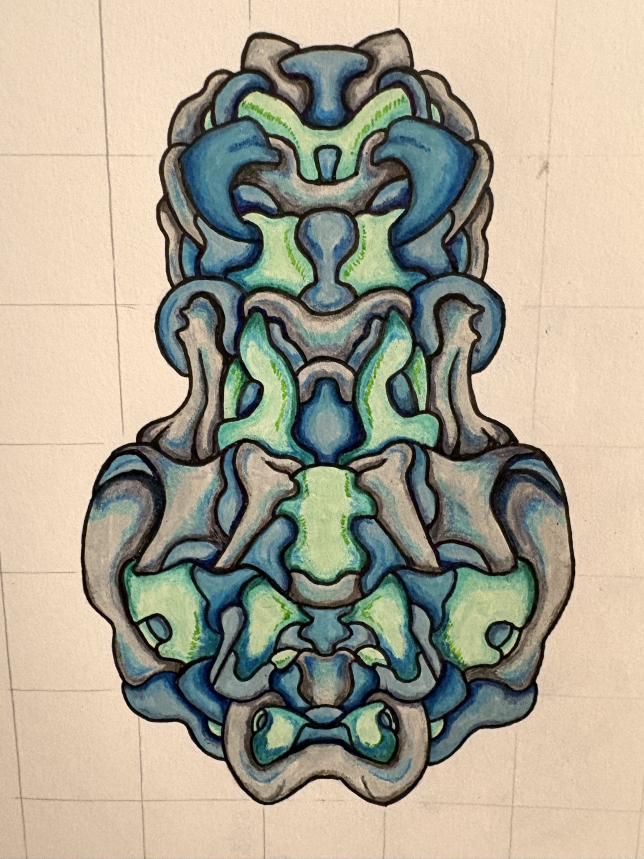
#> input picture samples/IMG_2295.jpeg, 1932 x 2576 px (shown at 1/3 size)
$ python -i tiles.py   (imports and definitions only)
#> lines starting #> are read from the running program, lines starting #| are printed output that depends on the picture
"""Tile helpers shared by the pipeline, the library and verify: cut a region out as RGBA, PNG encode/decode, hashing."""
from __future__ import annotations

import hashlib

import cv2
import numpy as np


def region_bbox(label_map: np.ndarray, region_id: int) -> tuple[int, int, int, int]:
    """(x, y, w, h) of one region in a label map. Raises ValueError if the region is empty."""
    ys, xs = np.nonzero(label_map == region_id)
    if ys.size == 0:
        raise ValueError(f"region {region_id} is empty")
    x0, x1 = int(xs.min()), int(xs.max()) + 1
    y0, y1 = int(ys.min()), int(ys.max()) + 1
    return x0, y0, x1 - x0, y1 - y0


def cut_tile(rgb: np.ndarray, label_map: np.ndarray, region_id: int,
             bbox: tuple[int, int, int, int] | None = None) -> tuple[np.ndarray, tuple[int, int, int, int]]:
    """Cut one region out of the working copy.

    Returns (rgba, bbox). rgba is HxWx4 uint8; alpha is binary (255 inside the region, 0 elsewhere),
    so re-compositing every tile of a level reproduces the working copy inside the figure mask exactly.
    """
    if bbox is None:
        bbox = region_bbox(label_map, region_id)
    x, y, w, h = bbox
    crop = rgb[y:y + h, x:x + w]
    alpha = (label_map[y:y + h, x:x + w] == region_id).astype(np.uint8) * 255
    rgba = np.dstack([crop, alpha])
    return np.ascontiguousarray(rgba), bbox


def encode_png(rgba: np.ndarray) -> bytes:
    """Lossless PNG bytes for an RGBA (or RGB) uint8 array."""
    if rgba.ndim == 3 and rgba.shape[2] == 4:
        bgra = cv2.cvtColor(rgba, cv2.COLOR_RGBA2BGRA)
    elif rgba.ndim == 3 and rgba.shape[2] == 3:
        bgra = cv2.cvtColor(rgba, cv2.COLOR_RGB2BGR)
    else:
        bgra = rgba
    ok, buf = cv2.imencode(".png", bgra, [cv2.IMWRITE_PNG_COMPRESSION, 6])
    if not ok:
        raise RuntimeError("PNG encode failed")
    return buf.tobytes()


def decode_png(data: bytes) -> np.ndarray:
    """RGBA uint8 array from PNG bytes (RGB input gets an opaque alpha)."""
    arr = cv2.imdecode(np.frombuffer(data, np.uint8), cv2.IMREAD_UNCHANGED)
    if arr is None:
        raise ValueError("not a decodable image")
    if arr.ndim == 2:
        arr = cv2.cvtColor(arr, cv2.COLOR_GRAY2BGRA)
    elif arr.shape[2] == 3:
        arr = cv2.cvtColor(arr, cv2.COLOR_BGR2BGRA)
    return cv2.cvtColor(arr, cv2.COLOR_BGRA2RGBA)


def sha256(data: bytes) -> str:
    return hashlib.sha256(data).hexdigest()

>>> import cv2
>>> picture = cv2.imread('../samples/IMG_2295.jpeg', cv2.IMREAD_GRAYSCALE)
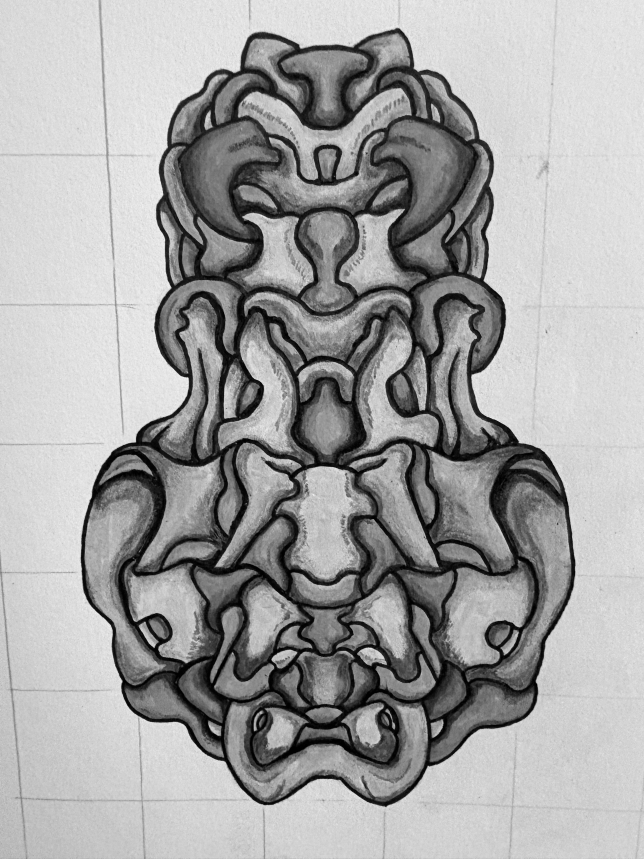
#> picture: shape (2576, 1932) (shown at 1/3 size); min 0, max 252, mean 163.4
#> (the run stopped early here; a loop or call above may not have finished)

$ run again, on samples/IMG_2298.png
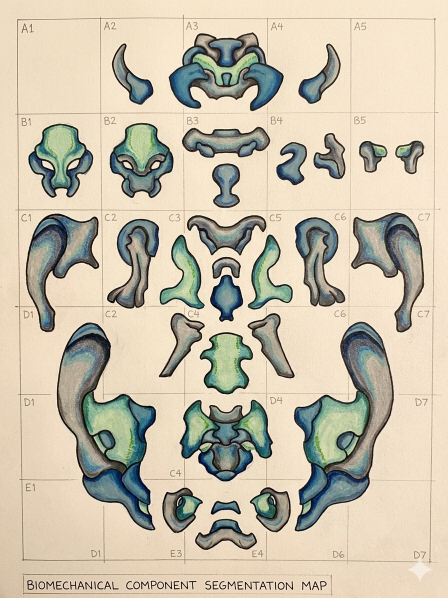
#> input picture samples/IMG_2298.png, 896 x 1195 px (shown at 1/2 size)
#> `picture = cv2.imread('../samples/IMG_2295.jpeg', cv2.IMREAD_GRAYSCALE)`:
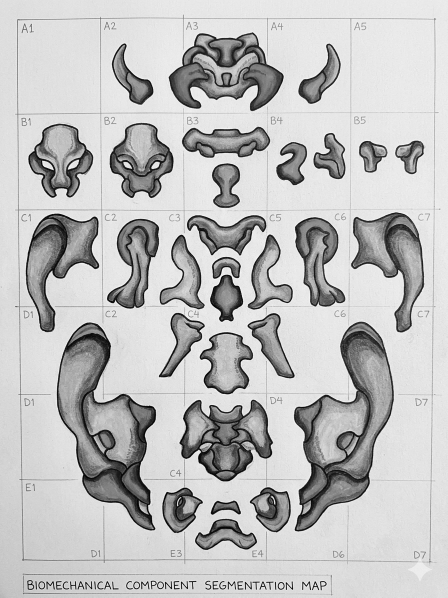
#> picture: shape (1195, 896) (shown at 1/2 size); min 0, max 254, mean 191.3
